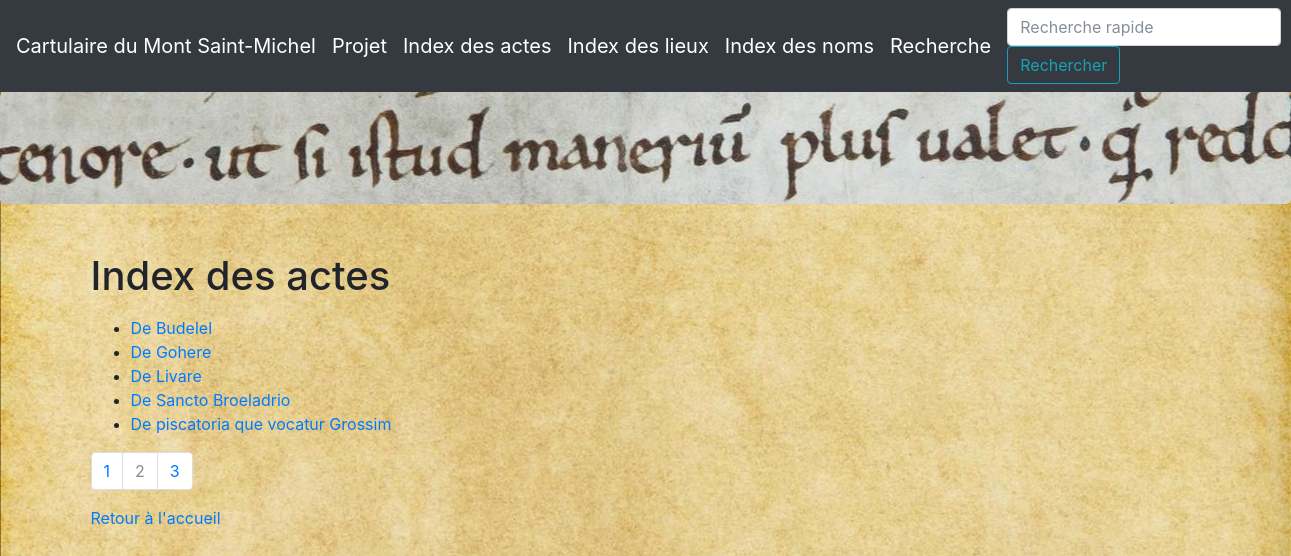
The page /index?keyword=&page=2 on the database its author committed.
### app/modeles/donnees.py (models this page shows)
class Acte(db.Model):
    __tablename__ = "Acte"
    acte_id = db.Column(db.Integer, unique=True, nullable=False, primary_key=True, autoincrement=True)
    acte_titre = db.Column(db.Text, unique=True, nullable=False)
    acte_date = db.Column(db.Text, unique=False, nullable=False)
    acte_emetteur = db.Column(db.Text, unique=False, nullable=True)
    acte_type = db.Column(db.Text, unique=False, nullable=False)
    acte_abbatiat = db.Column(db.Text, unique=False, nullable=True)

### app/routes.py (the view)
@app.route("/index")
def index():
    page = request.args.get("page", 1)
    if isinstance(page, str) and page.isdigit():
        page = int(page)
    else:
        page = 1
    actes = Acte.query.order_by(Acte.acte_titre).paginate(page=page, per_page=actes_par_page)
    return render_template("pages/index.html", nom="Cartulaire", actes=actes)

### app/templates/pages/index.html (shortened to what this page needs)
{% extends "conteneur.html" %}
{% block afternav %}
    {% include "partials/cart.html" %}
{%endblock%}
{% block corps %}
    <h1 class="titre_page">Index des actes</h1>
        <ul>
            {% for acte in actes.items %}
                <li><a href="{{url_for('acte', acte_id=acte.acte_id)}}">{{acte.acte_titre}}</a></li>
            {% endfor %}
        </ul>
<nav aria-label="research-pagination">
      <ul class="pagination">
        {%- for page in actes.iter_pages() %}
            {% if page %}
              {% if page != actes.page %}
                <li class="page-item">
                    <a class="page-link" href="{{ url_for('index', keyword=keyword, page=page) }}">{{page}}</a>
                </li>
              {% else %}
                <li class="page-item active disabled">
                  <a class="page-link">{{page}} <span class="sr-only">(actuelle)</span></a>
                </li>
              {% endif %}
            {% else %}
                <li class="page-item disabled">
                  <a class="page-link">...</a>
                </li>
            {% endif %}
        {%- endfor %}
      </ul>
    </nav>
    <p><a href="{{url_for('accueil')}}">Retour à l'accueil</a></p>
{% endblock %}

### rows shown on the page
Acte: acte_titre "De Budelel"
Acte: acte_titre "De Gohere"
Acte: acte_titre "De Livare"
Acte: acte_titre "De Sancto Broeladrio"
Acte: acte_titre "De piscatoria que vocatur Grossim"

### other values the page prints
{{ page }} "1" "3"
{{ page }} "2"
